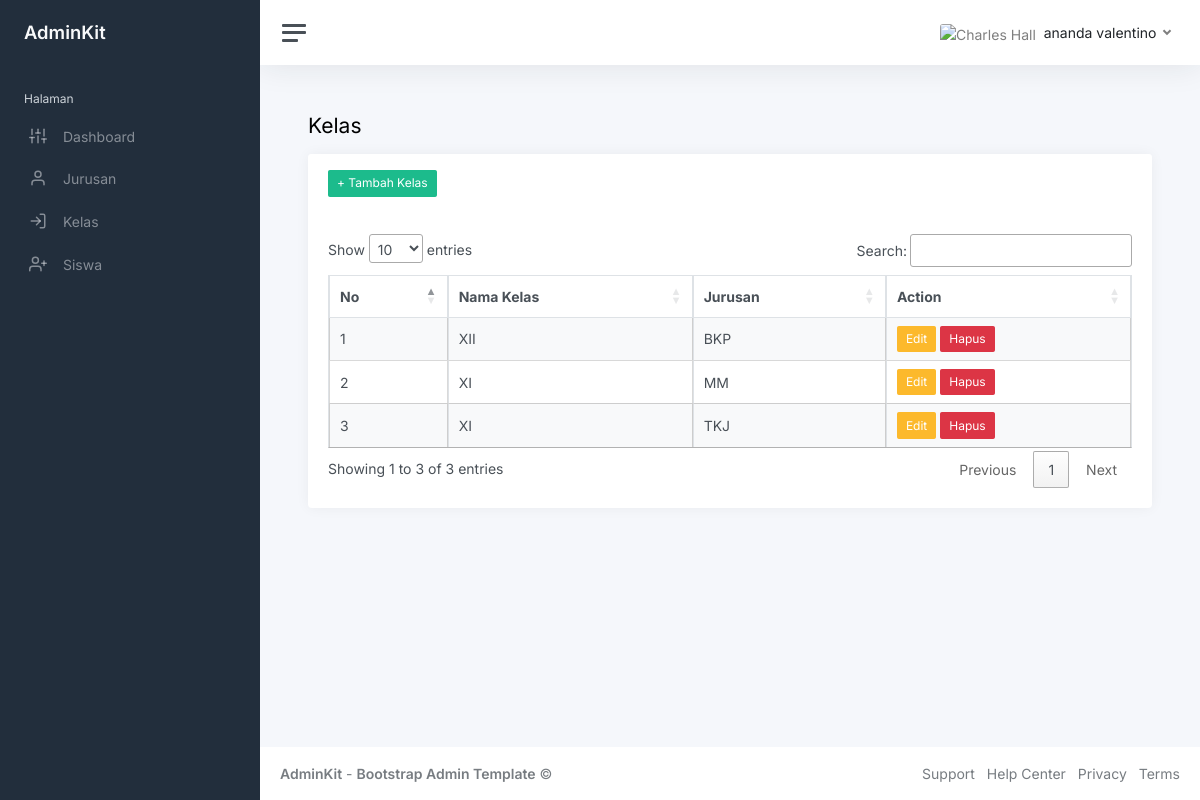
The page /index.php?page=Kelas (signed in) on the database its author committed.
### tables this page shows
CREATE TABLE `kelas` (
  `id_kelas` int(11) NOT NULL,
  `id_jurusan` int(11) NOT NULL,
  `nama_kelas` varchar(10) NOT NULL
);

CREATE TABLE `jurusan` (
  `id_jurusan` int(11) NOT NULL,
  `nama_jurusan` varchar(8) NOT NULL
);

### kelas.php (the view, shortened to what this page needs)
<h1 class="h3 mb-3">Kelas</h1>
<div class="row">
	<div class="col-12">
		<div class="card flex-fill">
			<div class="card-header">
				<a href="?page=tambah-kelas" class="btn btn-success btn-sm">+ Tambah Kelas</a>
			</div>
			<div class="card-body">
				<table class="table table-bordered table-striped table-hover cell-border" id="kelas">
					<thead>
						<tr>
							<th>No</th>
							<th>Nama Kelas</th>
							<th>Jurusan</th>
							<th>Action</th>
						</tr>
					</thead>
					<tbody>
						<?php
						$i = 1;
						$query = mysqli_query($koneksi, "SELECT * FROM kelas INNER JOIN jurusan ON kelas.id_jurusan=jurusan.id_jurusan");
						while ($data = mysqli_fetch_array($query)) {
						?>
							<tr>
								<td><?php echo $i++ ?></td>
								<td><?php echo $data['nama_kelas'] ?></td>
								<td><?php echo $data['nama_jurusan'] ?></td>
								<td>
									<a href="?page=edit-kelas&id=<?php echo $data['id_kelas'] ?>" class="btn btn-warning btn-sm">Edit</a>
									<a href="?page=hapus-kelas&id=<?php echo $data['id_kelas'] ?>" class="btn btn-danger btn-sm">Hapus</a>
								</td>
							</tr>
						<?php
						}
						?>
					</tbody>
				</table>
			</div>
		</div>
	</div>

### rows shown on the page
kelas: nama_kelas "XII", id_jurusan.nama_jurusan "BKP"
kelas: nama_kelas "XI", id_jurusan.nama_jurusan "MM"
kelas: nama_kelas "XI", id_jurusan.nama_jurusan "TKJ"

### other values the page prints
$_SESSION['user']['nama_lengkap'] "ananda valentino"
